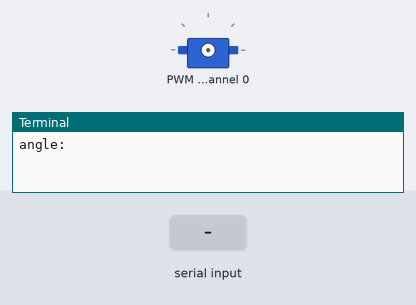
Bench run of a program on a simulated Raspberry Pi (BCM pin numbers). Parts: servo, the last lines printed to the terminal. The test bench sets the inputs (shaded band). Servo angles are drawn from the pulse width (0.5 ms = 0°, 2.5 ms = 180°).

Above: at 1.2 s.
1.3 s: "5" typed at the terminal, then Enter
2.8 s: "90" typed at the terminal, then Enter
At 4.0 s:
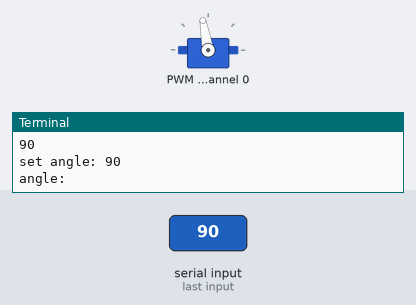
4.3 s: "200" typed at the terminal, then Enter
At 5.4 s:
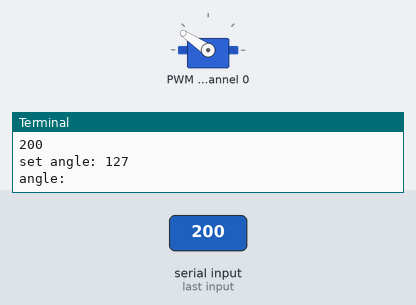
Timing chart, 0 to 7.3 s (numbered marks = the images above; inputs shaded):
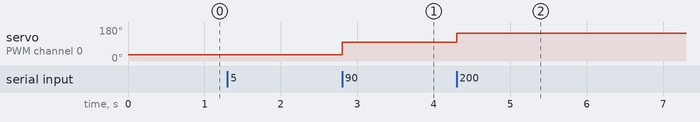

The program:

2_4.py
```python
import myservo

def main():
    pca9685 = myservo.PCA9685()
    channel = 0

    try:
        while True:
            in_angle = int(input("angle:"))
            set_angle = pca9685.set_servo_angle(channel, in_angle)
            print("set angle:",set_angle)

    except KeyboardInterrupt:
        pca9685.set_servo_angle(90)

if __name__ == "__main__":
    main()
```

myservo.py
```python
import smbus
import time

CENTER_STEETING_VALUE = 81
LEFT_MAX_STEETING_VALUE = 26
RIGHT_MAX_STEETING_VALUE = 118

CENTER_STEETING_OFFSET = 90 - CENTER_STEETING_VALUE

class PCA9685:
    def __init__(self, address=0x40, bus_num=1):
        self.address = address
        self.bus = smbus.SMBus(bus_num)
        self.MODE1 = 0x00
        self.MODE2 = 0x01
        self.PRESCALE = 0xFE
        self.LED0_ON_L = 0x06
        self.LED0_ON_H = 0x07
        self.LED0_OFF_L = 0x08
        self.LED0_OFF_H = 0x09
        self._init_pca9685()

    def _init_pca9685(self):
        self.bus.write_byte_data(self.address, self.MODE1, 0x00)
        self.set_pwm_freq(60)

    def set_pwm_freq(self, freq):
        prescale_val = int(25000000.0 / (4096 * freq) - 1)
        old_mode = self.bus.read_byte_data(self.address, self.MODE1)
        new_mode = (old_mode & 0x7F) | 0x10  # sleep
        self.bus.write_byte_data(self.address, self.MODE1, new_mode)
        self.bus.write_byte_data(self.address, self.PRESCALE, prescale_val)
        self.bus.write_byte_data(self.address, self.MODE1, old_mode)
        time.sleep(0.005)
        self.bus.write_byte_data(self.address, self.MODE1, old_mode | 0x80)

    def set_pwm(self, channel, on, off):
        self.bus.write_byte_data(self.address, self.LED0_ON_L + 4*channel, on & 0xFF)
        self.bus.write_byte_data(self.address, self.LED0_ON_H + 4*channel, on >> 8)
        self.bus.write_byte_data(self.address, self.LED0_OFF_L + 4*channel, off & 0xFF)
        self.bus.write_byte_data(self.address, self.LED0_OFF_H + 4*channel, off >> 8)

    def set_row_servo_angle(self, channel, angle):
        pulse_length = 1000000.0 / 60 / 4096
        pulse = int((angle * (2500 / 180) + 500) / pulse_length)
        self.set_pwm(channel, 0, pulse)

        return angle

    def set_servo_angle(self, channel, angle):
        mapped_angle = angle - CENTER_STEETING_OFFSET

        if mapped_angle > RIGHT_MAX_STEETING_VALUE:
            mapped_angle = RIGHT_MAX_STEETING_VALUE
        elif mapped_angle < LEFT_MAX_STEETING_VALUE:
            mapped_angle = LEFT_MAX_STEETING_VALUE

        self.set_row_servo_angle(channel, mapped_angle)

        return mapped_angle + CENTER_STEETING_OFFSET

def main():
    pca9685 = PCA9685()
    channel = 0

    try:
        while True:
            in_angle = int(input("row angle:"))
            pca9685.set_row_servo_angle(channel, in_angle)

    except KeyboardInterrupt:
        pass

if __name__ == "__main__":
    main()
```

Measured:
- after the input at 2.8 s, servo on PWM channel 0: 32° → 100° at once
- after the input at 4.3 s, servo on PWM channel 0: 100° → 146° at once
